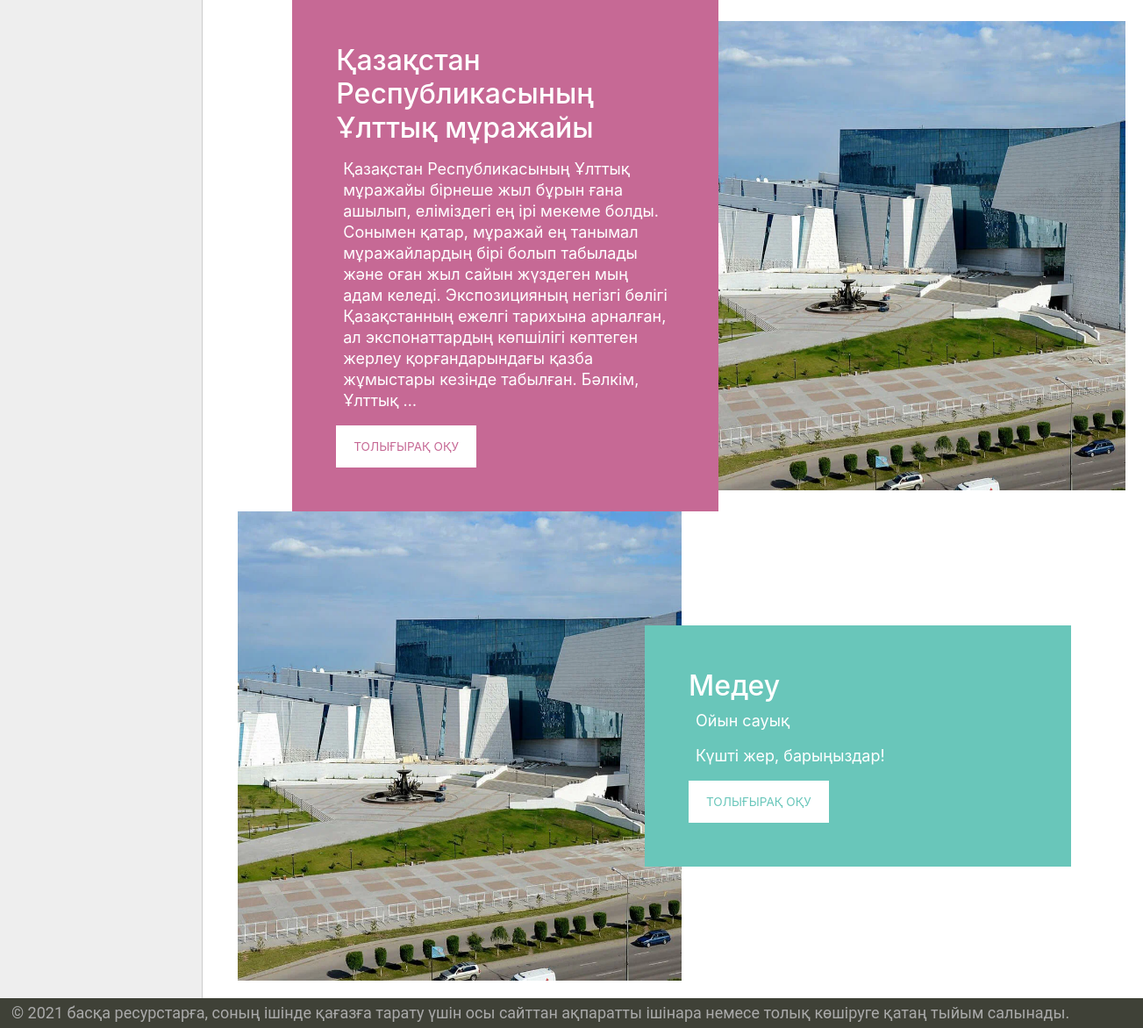
Before: / (lower part) with the older database file.
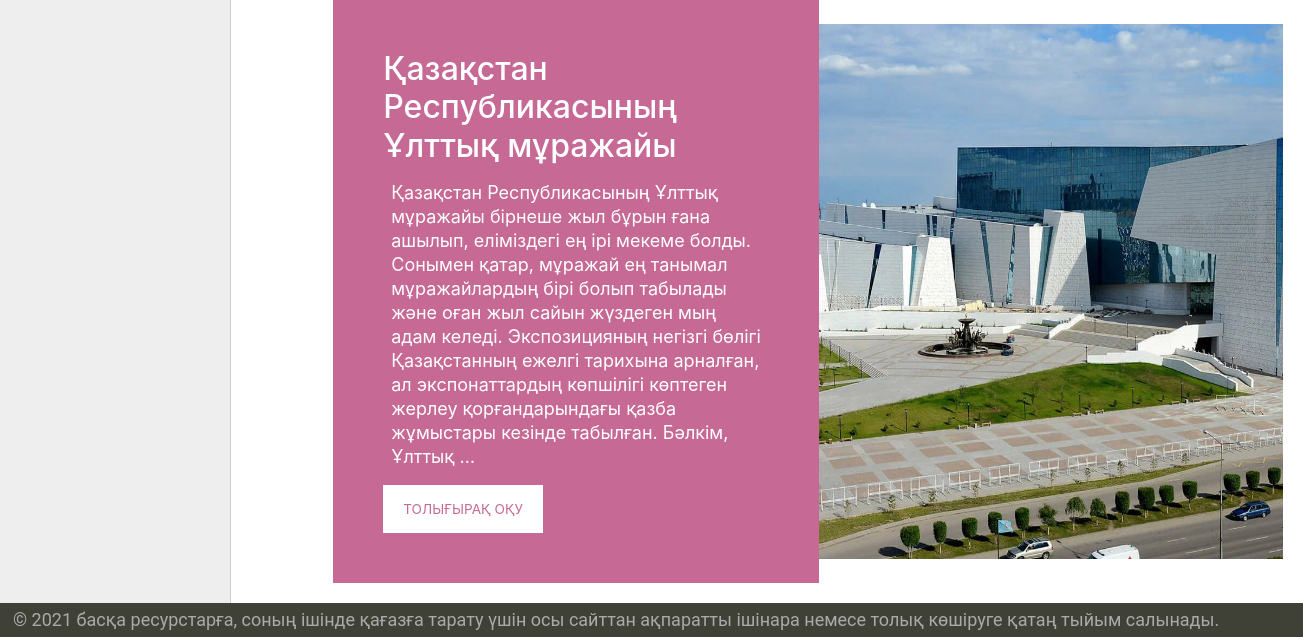
After: the same page with the newer database file.
### tourist/models.py (models this page shows, shortened)
class Tourist(models.Model):
    title = models.CharField(max_length=255, verbose_name="Заголовок")
    slug = models.SlugField(max_length=255, unique=True, db_index=True, verbose_name="URL")
    content = models.TextField(blank=True, verbose_name="Текст статьи")
    photo = models.ImageField(upload_to="photos/%Y/%m/%d/", verbose_name="Фото")
    time_create = models.DateTimeField(auto_now_add=True, verbose_name="Время создания")
    time_update = models.DateTimeField(auto_now=True, verbose_name="Время изменения")
    is_published = models.BooleanField(default=True, verbose_name="Публикация")
    cat = models.ForeignKey('Category', on_delete=models.PROTECT, verbose_name="Категории")
    user = models.ForeignKey(User, verbose_name='Пользователь', on_delete=models.CASCADE)
    def get_absolute_url(self):
        return reverse('post', kwargs={'post_slug': self.slug})
    class Meta:
        verbose_name = 'Көрікті жерлер'
        verbose_name_plural = 'Көрікті жерлер'
        ordering = ['id']

class Category(models.Model):
    name = models.CharField(max_length=100, db_index=True, verbose_name="Категория")
    slug = models.SlugField(max_length=255, unique=True, db_index=True, verbose_name="URL")
    def __str__(self):
        return self.name
    def get_absolute_url(self):
        return reverse('category', kwargs={'cat_slug': self.slug})
    class Meta:
        verbose_name = 'Категория'
        verbose_name_plural = 'Категории'
        ordering = ['id']

### tourist/views.py (the view)
# urls.py: path('', TouristHome.as_view(), name='home'),
class TouristHome(DataMixin, ListView):
    model = Tourist
    template_name = 'tourist/index.html'
    context_object_name = 'posts'
    def get_context_data(self, *, object_list=None, **kwargs):
        context = super().get_context_data(**kwargs)
        c_def = self.get_user_context(title="Басты бет")
        return dict(list(context.items()) + list(c_def.items()))
    def get_queryset(self):
        return Tourist.objects.filter(is_published=True).select_related('cat')

### tourist/utils.py (called while the page is built)
    def get_user_context(self, **kwargs):
        context = kwargs
        cats = Category.objects.annotate(Count('tourist'))
        user_menu = menu.copy()
        if not self.request.user.is_authenticated:
            user_menu.pop(1)
        context['menu'] = user_menu
        context['cats'] = cats
        if 'cat_selected' not in context:
            context['cat_selected'] = 0
        return context

### tourist/templates/tourist/index.html (shortened to what this page needs)
{% extends 'tourist/base.html' %}
{% block content %}
    {% for p in posts %}
        {% if forloop.counter == 1 %}
            <div class="tm-container-outer" id="tm-section-2">
{%  elif forloop.counter == 2%}
                 <section class="clearfix tm-slideshow-section tm-slideshow-section-reverse">
                    <div class="tm-right tm-slideshow tm-slideshow-highlight">
                        {% if p.photo %}
                        <img src="{{p.photo.url}}" style="width:650px;height: 535px;" alt="Image">
                        {% endif %}
                    </div>
                    <div class="tm-slideshow-description tm-slideshow-description-left tm-bg-highlight">
                        <h2 class="">{{p.title}}</h2>
                        <p>{% autoescape on %}
	                    {{p.content|linebreaks|truncatewords:50}}
	                    {% endautoescape %}</p>
                        <a href="{{ p.get_absolute_url }}" class="text-uppercase tm-btn tm-btn-white tm-btn-white-highlight">Толығырақ оқу</a>
                    </div>
                </section>
                {%  elif forloop.counter == 3 %}
                      <section class="tm-slideshow-section">
                    <div class="tm-slideshow">
                        {% if p.photo %}
                        <img src="{{p.photo.url}}" style="width:650px;height: 535px;" alt="Image">
                        {% endif %}
                    </div>
                    <div class="tm-slideshow-description tm-bg-primary">
                        <h2 class="">{{p.title}}</h2>
                        <p class="first">{{p.cat}}</p>
                        <p>{% autoescape on %}
	                    {{p.content|linebreaks|truncatewords:50}}
	                    {% endautoescape %}</p>
                        <a  class="text-uppercase tm-btn tm-btn-white tm-btn-white-primary" href="{{ p.get_absolute_url }}">Толығырақ оқу</a>
                    </div>
                </section>
{%  elif forloop.counter == 4%}
                 <section class="clearfix tm-slideshow-section tm-slideshow-section-reverse">
                    <div class="tm-right tm-slideshow tm-slideshow-highlight">
                        {% if p.photo %}
                        <img src="{{p.photo.url}}" style="width:650px;height: 535px;" alt="Image">
                        {% endif %}
                    </div>
                    <div class="tm-slideshow-description tm-slideshow-description-left tm-bg-highlight">
                        <h2 class="">{{p.title}}</h2>
                        <p>{% autoescape on %}
	                    {{p.content|linebreaks|truncatewords:50}}
	                    {% endautoescape %}</p>
                        <a href="{{ p.get_absolute_url }}" class="text-uppercase tm-btn tm-btn-white tm-btn-white-highlight">Толығырақ оқу</a>
                    </div>
                   </section>
                     {%  elif forloop.counter == 5%}
                      <section class="tm-slideshow-section">
                    <div class="tm-slideshow">
                        {% if p.photo %}
                        <img src="{{p.photo.url}}" style="width:650px;height: 535px;" alt="Image">
                        {% endif %}
                    </div>
                    <div class="tm-slideshow-description tm-bg-primary">
                        <h2 class="">{{p.title}}</h2>
                        <p class="first">{{p.cat}}</p>
                        <p>{% autoescape on %}
	                    {{p.content|linebreaks|truncatewords:50}}
	                    {% endautoescape %}</p>
                        <a  class="text-uppercase tm-btn tm-btn-white tm-btn-white-primary" href="{{ p.get_absolute_url }}">Толығырақ оқу</a>
                    </div>
                </section>
            </div>
        {% endif %}
	{% endfor %}
{% endblock %}

Changed rows visible on the page:
removed Tourist: photo (picture), title "Медеу", cat "Ойын сауық", content "Күшті жер, барыңыздар!"
